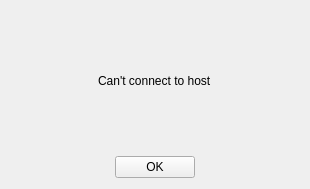
<?xml version="1.0" encoding="UTF-8"?>
<ui version="4.0">
 <class>unavailable_widget</class>
 <widget class="QWidget" name="unavailable_widget">
  <property name="geometry">
   <rect>
    <x>0</x>
    <y>0</y>
    <width>310</width>
    <height>189</height>
   </rect>
  </property>
  <property name="windowTitle">
   <string>P2P Chat App</string>
  </property>
  <layout class="QVBoxLayout" name="verticalLayout_2">
   <item>
    <layout class="QVBoxLayout" name="verticalLayout">
     <item>
      <layout class="QHBoxLayout" name="horizontalLayout">
       <item>
        <spacer name="horizontalSpacer">
         <property name="orientation">
          <enum>Qt::Horizontal</enum>
         </property>
         <property name="sizeHint" stdset="0">
          <size>
           <width>40</width>
           <height>20</height>
          </size>
         </property>
        </spacer>
       </item>
       <item>
        <widget class="QLabel" name="label">
         <property name="text">
          <string>Can't connect to host</string>
         </property>
        </widget>
       </item>
       <item>
        <spacer name="horizontalSpacer_2">
         <property name="orientation">
          <enum>Qt::Horizontal</enum>
         </property>
         <property name="sizeHint" stdset="0">
          <size>
           <width>40</width>
           <height>20</height>
          </size>
         </property>
        </spacer>
       </item>
      </layout>
     </item>
     <item>
      <layout class="QHBoxLayout" name="horizontalLayout_2">
       <item>
        <spacer name="horizontalSpacer_3">
         <property name="orientation">
          <enum>Qt::Horizontal</enum>
         </property>
         <property name="sizeHint" stdset="0">
          <size>
           <width>40</width>
           <height>20</height>
          </size>
         </property>
        </spacer>
       </item>
       <item>
        <widget class="QPushButton" name="pushButton">
         <property name="text">
          <string>OK</string>
         </property>
        </widget>
       </item>
       <item>
        <spacer name="horizontalSpacer_4">
         <property name="orientation">
          <enum>Qt::Horizontal</enum>
         </property>
         <property name="sizeHint" stdset="0">
          <size>
           <width>40</width>
           <height>20</height>
          </size>
         </property>
        </spacer>
       </item>
      </layout>
     </item>
    </layout>
   </item>
  </layout>
 </widget>
 <resources/>
 <connections/>
</ui>
